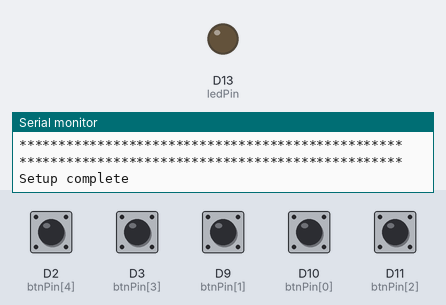
Bench run of a program on a simulated Arduino Nano 33 IoT. On the bench: output pins drawn as LEDs (lit = HIGH), the last lines printed to the serial monitor. Inputs (shaded band) come from the test bench; at power-on: D2 (btnPin[4]), D3 (btnPin[3]), D9 (btnPin[1]), D10 (btnPin[0]), D11 (btnPin[2]) HIGH. WiFi joins after 1.5 s; servers stay silent unless stated; uploads are accepted with an empty reply.

Above: at 2.7 s.
2.8 s: D2 (btnPin[4]) pulled LOW for 0.15 s
At 3.05 s:
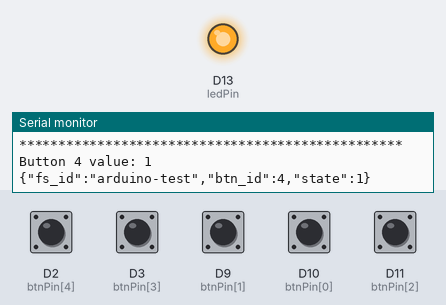
4.6 s: D2 (btnPin[4]) pulled LOW for 1 s
At 6.4 s:
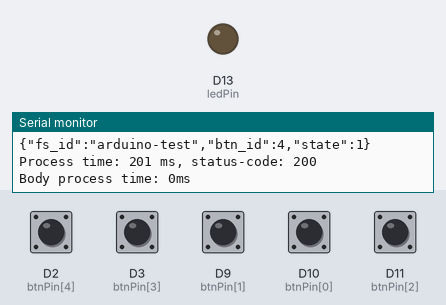
Timing chart, 0 to 7.9 s (numbered marks = the images above; inputs shaded):
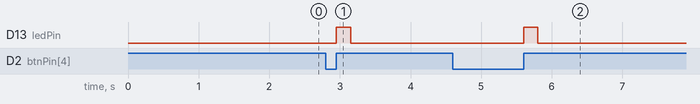

Measured:
- after the input at 2.8 s, D13 (ledPin): LOW → HIGH after 0.15 s, → LOW 0.20 s later
- after the input at 4.6 s, D13 (ledPin): LOW → HIGH after 1.0 s, → LOW 0.20 s later

The program:

main.cpp
```cpp
#include <Arduino.h>
#include <WiFiNINA.h>
#include <SPI.h>
#include <ArduinoHttpClient.h>
#include "secrets.h"

#define NBR_OF_BUTTONS 5
#define SERIAL_TIMEOUT 10000

#define pending true
#define switched true

#define TRIGGER_TYPE RISING
#define debounce 100

String FS_ID = "arduino-test";

/////// Wifi Settings ///////
char ssid[] = SECRET_SSID;
char pass[] = SECRET_PASS;

char serverAddress[] = SERVER_IP;    // server address
int port = SERVER_PORT;

WiFiClient wifi;
HttpClient client = HttpClient(wifi, serverAddress, port);

int status = WL_IDLE_STATUS;
unsigned long lastMillis = 0;

const int ledPin = LED_BUILTIN;

bool buttonValues[NBR_OF_BUTTONS] = {};
bool initComplete = false;

volatile bool interruptStatus[NBR_OF_BUTTONS] = {!pending, !pending, !pending, !pending, !pending};
bool prevBtnValue[NBR_OF_BUTTONS] = {0, 0, 0, 0, 0};

/**
 * Interrupt enabled pins on the nano 33 iot
 *  2, 3, 9, 10, 11, 13, A1, A5, A7
 */
const int btnPin[] = { 10, 9, 11, 3, 2 };


bool switching_pending[NBR_OF_BUTTONS] = {false, false, false, false, false};
long int elapse_timer[NBR_OF_BUTTONS];

void printLine() {
    Serial.println("*************************************************");
}

void interruptHandler(int buttonId) {
    if(initComplete) {
        if (interruptStatus[buttonId] == !pending) {
            interruptStatus[buttonId] = pending;
        }
    }
}


void btn1InterruptHandler() {
    interruptHandler(0);
}
void btn2InterruptHandler() {
    interruptHandler(1);
}
void btn3InterruptHandler() {
    interruptHandler(2);
}
void btn4InterruptHandler() {
    interruptHandler(3);
}
void btn5InterruptHandler() {
    interruptHandler(4);
}


bool readButton(int id, int btnReading) {

    if (interruptStatus[id] == pending)
    {
        if (switching_pending[id] == false) {
            Serial.println("Handling pending interrupt");
            // Interrupt was raised, waiting to be handled

            // switch is pressed, so start/restart wait for button relealse, plus end of debounce process
            switching_pending[id] = true;

            // start elapse timing for debounce checking
            elapse_timer[id] = millis();
            return true;
        }
        else if (btnReading == LOW && (millis() - elapse_timer[id] >= debounce)) {
            Serial.println("Resetting interrupt");
            // Button has been released, and debounce period over,
            // we can now enable interrupts again
            interruptStatus[id] = !pending;
            switching_pending[id] = false;
            return false;
        }
    }

    return false; // either no press request or debounce period not elapsed
}

void printWifiVersion()
{
    // Print firmware version on the module
    String fv = WiFi.firmwareVersion();
    Serial.print("Firmware version installed: ");
    Serial.println(fv);

    // Print required firmware version
    Serial.print("Latest firmware version available : ");
    Serial.println(WIFI_FIRMWARE_LATEST_VERSION);

    // Check if the latest version is installed
    Serial.println();
    if (fv >= WIFI_FIRMWARE_LATEST_VERSION)
    {
        Serial.println("Check result: PASSED");
    }
    else
    {
        Serial.println("Check result: NOT PASSED");
        Serial.println(" - The firmware version on the module does not match the");
        Serial.println("   version required by the library, you may experience");
        Serial.println("   issues or failures.");
    }
    printLine();
}

void printWiFiStatus()
{
    Serial.print("SSID: ");
    Serial.println(WiFi.SSID());

    IPAddress ip = WiFi.localIP();
    Serial.print("IP Address: ");
    Serial.println(ip);
    Serial.println("Signal strenght: " + String(WiFi.RSSI()));
    printLine();
}

void connectWiFi()
{
    if (WiFi.status() == WL_NO_MODULE)
    {
        Serial.println("ERROR: WiFi module failed");
        while (true)
            ;
    }
    WiFi.noLowPowerMode();
    WiFi.setTimeout(10000);
    Serial.print("Connecting to ");
    Serial.println(ssid); // print the network name (SSID);
    while (status != WL_CONNECTED)
    {
        // Connect to WPA/WPA2 network:
        status = WiFi.begin(ssid, pass);
    }
    printWiFiStatus();
}

void setup()
{
    pinMode(ledPin, OUTPUT);

    // Turn on the led to indicate startup
    digitalWrite(ledPin, HIGH);

    Serial.begin(38400);
    unsigned long start = millis();

    while (!Serial)
    {
        // Wait for serial port to connect

        if ((millis() - start) > SERIAL_TIMEOUT) {
            break;
        }
    }
    printLine();
    Serial.println("** Starting setup...");

    digitalWrite(ledPin, LOW);

    for (int i = 0; i < NBR_OF_BUTTONS; i++)
    {
        pinMode(btnPin[i], INPUT_PULLUP);
    }

    attachInterrupt(digitalPinToInterrupt(btnPin[0]), btn1InterruptHandler, TRIGGER_TYPE);
    attachInterrupt(digitalPinToInterrupt(btnPin[1]), btn2InterruptHandler, TRIGGER_TYPE);
    attachInterrupt(digitalPinToInterrupt(btnPin[2]), btn3InterruptHandler, TRIGGER_TYPE);
    attachInterrupt(digitalPinToInterrupt(btnPin[3]), btn4InterruptHandler, TRIGGER_TYPE);
    attachInterrupt(digitalPinToInterrupt(btnPin[4]), btn5InterruptHandler, TRIGGER_TYPE);

    printWifiVersion();
    connectWiFi();

    initComplete = true;
    printLine();

    // Turn off led to indicate setup complete
    digitalWrite(ledPin, LOW);

    Serial.println("Setup complete");
}


void postBtnPress(int buttonId, int btnValue ) {
    unsigned long start = millis();

    digitalWrite(ledPin, HIGH);

    String body = "{\"fs_id\":\"" + FS_ID + "\",\"btn_id\":" + String(buttonId) + ",\"state\":" + String(btnValue) + "}";
    Serial.println(body);

    String contentType = "application/json";
    client.post("/footswitch/btn-change", contentType, body);
    int statusCode = client.responseStatusCode();
    client.skipResponseHeaders();

    Serial.println("Process time: " + String(millis() - start) + " ms, status-code: " + String(statusCode));

    start = millis();

    String response = client.responseBody();
    Serial.println("Body process time: " + String(millis() - start) + "ms");
    digitalWrite(ledPin, LOW);
}


void loop()
{
    if (WiFi.status() != WL_CONNECTED)
    {
        Serial.println("Network disconnected!");
        // Attempt to reconnect
        while (status != WL_CONNECTED) {
            connectWiFi();
            delay(5000);
        }
    }

    for (int id = 0; id < NBR_OF_BUTTONS; id++) {
        bool buttonValue = digitalRead(btnPin[id]);

        if (readButton(id, buttonValue)) {
            printLine();
            Serial.println("Button " + String(id) + " value: " + String(buttonValue));
            postBtnPress(id, 1);
        }
    }
}
```

secrets.h
```cpp
#define SERVER_PORT 8200

// Both SSID and password must be 8 characters or longer
#define SECRET_SSID "SSID-HERE"
#define SECRET_PASS "PASSWORD_HERE"
#define SERVER_IP "LIVE-TOOLS-IP-HERE"
```
